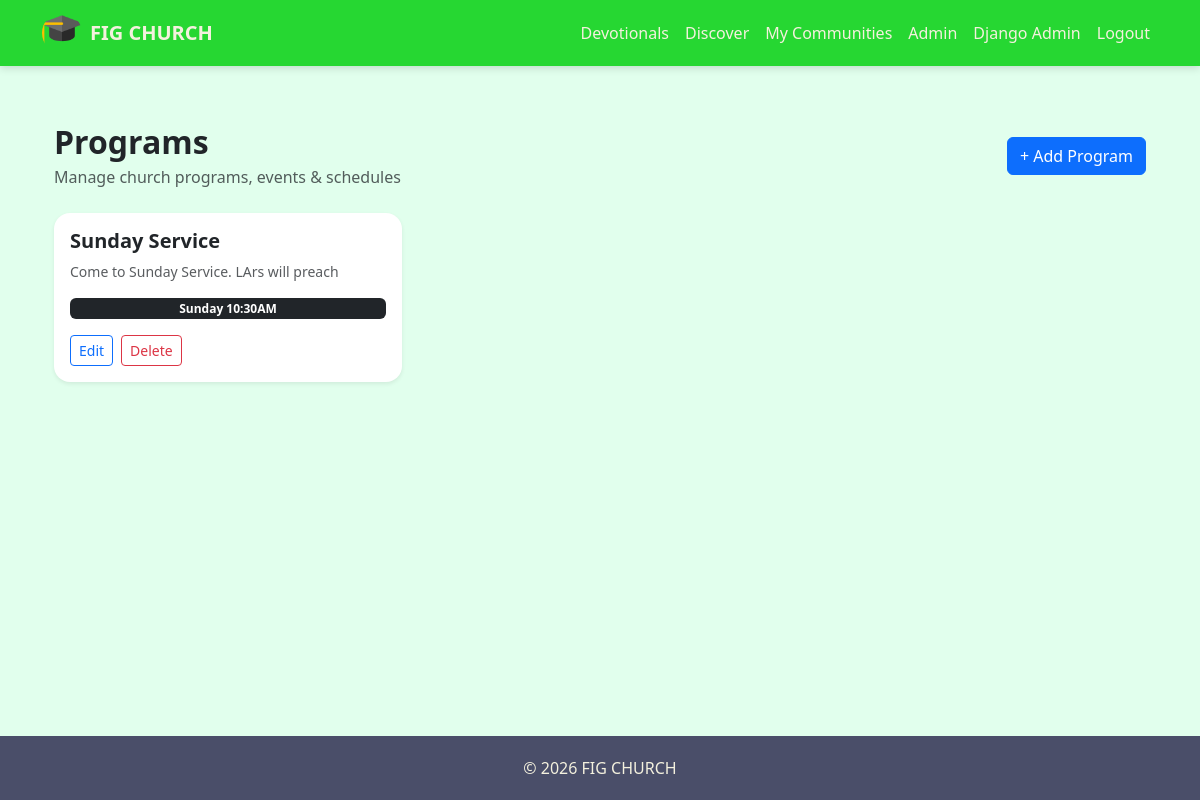
/org/programs/ (signed in), run on the app's committed database.
### accounts/models.py (models this page shows, shortened)
class Organization(models.Model):
    name = models.CharField(max_length=255)
    slug = models.SlugField(
        unique=True,
        blank=True
    )
    join_code = models.CharField(
        max_length=12,
        unique=True,
        blank=True
    )
    display_name = models.CharField(
        max_length=255,
        blank=True,
        null=True
    )
    logo = models.ImageField(
        upload_to="org_logos/",
        blank=True,
        null=True
    )
    primary_color = models.CharField(
        max_length=20,
        blank=True,
        null=True,
        help_text="Hex color like #0d6efd"
    )
    is_active = models.BooleanField(default=False)
    created_at = models.DateTimeField(auto_now_add=True)
    updated_at = models.DateTimeField(auto_now=True)

### content/models.py (models this page shows, shortened)
class Program(models.Model):
    organization = models.ForeignKey(
        "accounts.Organization",
        on_delete=models.CASCADE,
        related_name="programs"
    )
    title = models.CharField(max_length=200)
    description = models.TextField()
    image = models.ImageField(
        upload_to="programs/",
        blank=True,
        null=True,
        validators=[validate_file_size]
    )
    day = models.CharField(max_length=100, blank=True)
    time = models.CharField(max_length=100, blank=True)
    is_active = models.BooleanField(default=True)
    created_at = models.DateTimeField(auto_now_add=True)
    updated_at = models.DateTimeField(auto_now=True)

### org_admin/views.py (the view)
# urls.py: path("programs/", views.program_list, name="program_list"),
@login_required
def program_list(request):
    org = get_admin_org(request)
    if not org:
        return redirect("home")
    programs = Program.objects.filter(
        organization=org
    ).order_by("-created_at")
    return render(request, "org_admin/programs.html", {
        "programs": programs
    })

### accounts/context_processors.py (called while the page is built)
def org_admin_status(request):
    if not request.user.is_authenticated:
        return {"user_is_org_admin": False}
    return {
        "user_is_org_admin": OrganizationMember.objects.filter(
            user=request.user,
            is_admin=True,
            is_active=True
        ).exists()
    }

def active_organization(request):
    if not request.user.is_authenticated:
        return {}
    membership = OrganizationMember.objects.filter(
        user=request.user
    ).select_related("organization").first()
    return {
        "active_organization": membership.organization if membership else None
    }

### engagement/context_processors.py (called while the page is built)
def next_meeting(request):
    if not request.user.is_authenticated:
        return {}
    org = get_admin_org(request)
    if not org:
        return {}
    meeting = Meeting.objects.filter(
        group__organization=org,
        group__members__user=request.user,
        group__members__is_active=True,
        start_time__gte=timezone.now()
    ).select_related("group").order_by("start_time").first()
    return {
        "next_group_meeting": meeting
    }

def user_groups(request):
    if request.user.is_authenticated:
        groups = GroupMember.objects.filter(
            user=request.user,
            is_active=True
        ).select_related("group")
        return {"user_groups": [gm.group for gm in groups]}
    return {}

def pending_invitations(request):
    if not request.user.is_authenticated:
        return {}
    org = get_admin_org(request)
    if not org:
        return {
            "pending_invites": [],
            "pending_invites_count": 0
        }
    invites = GroupInvitation.objects.filter(
        invited_user=request.user,
        accepted=False,
        group__organization=org
    ).select_related("group")
    return {
        "pending_invites": invites,
        "pending_invites_count": invites.count()
    }

### org_admin/utils.py (called while the page is built)
def get_admin_org(request):
    if not request.user.is_authenticated:
        return None
    membership = OrganizationMember.objects.filter(
        user=request.user,
        is_admin=True,
        is_active=True
    ).select_related("organization").first()
    if membership:
        return membership.organization
    return None

### org_admin/templates/org_admin/programs.html (shortened to what this page needs)
{% extends "base.html" %}
{% block content %}
<div class="container py-4">
    <div class="d-flex justify-content-between align-items-center mb-4">
        <div>
            <h2 class="fw-bold mb-1">Programs</h2>
            <p class="text-muted mb-0">Manage church programs, events & schedules</p>
        </div>
        <a href="{% url 'org_admin:program_create' %}" class="btn btn-primary">
            + Add Program
        </a>
    </div>
    <div class="row g-4">
        {% for program in programs %}
        <div class="col-md-6 col-lg-4">
            <div class="card border-0 shadow-sm rounded-4 h-100 overflow-hidden">
                <div class="card-body d-flex flex-column">
                    <h5 class="fw-bold">{{ program.title }}</h5>
                    <p class="text-muted small">
                        {{ program.description|truncatewords:20 }}
                    </p>
                    {% if program.day or program.time %}
                    <span class="badge bg-dark mb-3 w-auto">
                        {{ program.day }} {{ program.time }}
                    </span>
                    {% endif %}
                    <div class="mt-auto d-flex gap-2">
                        <a href="{% url 'org_admin:program_edit' program.id %}"
                           class="btn btn-sm btn-outline-primary">
                            Edit
                        </a>
                        <a href="{% url 'org_admin:program_delete' program.id %}"
                           class="btn btn-sm btn-outline-danger">
                            Delete
                        </a>
                    </div>
                </div>
            </div>
        </div>
        {% endfor %}
    </div>
</div>
{% endblock %}

### templates/base.html (shortened to what this page needs)
{% load static %}
<!DOCTYPE html>
<html lang="en">
<head>
    <link rel="stylesheet"
          href="https://cdn.jsdelivr.net/npm/bootstrap-icons@1.11.3/font/bootstrap-icons.min.css">
    <link rel="stylesheet"
          href="https://cdn.jsdelivr.net/npm/bootstrap@5.3.0/dist/css/bootstrap.min.css">
</head>
<body>
<nav class="navbar navbar-expand-lg fixed-top">
    <div class="container">
        <a class="navbar-brand d-flex align-items-center gap-2"
           href="{% url 'home' %}">
            {% if active_organization and active_organization.logo %}
                <img src="{{ active_organization.logo.url }}"
                     width="40"
                     height="40"
                     class="rounded-circle object-fit-cover"
                     alt="logo">
            {% else %}
                <img src="{% static 'images/figlogo.png' %}"
                     width="40"
                     height="40"
                     class="rounded-circle"
                     alt="logo">
            {% endif %}
            <span>
                {% if active_organization %}
                    {{ active_organization.display_name|default:active_organization.name }}
                {% else %}
                    Way of Faith Global
                {% endif %}
            </span>
        </a>
        <div class="collapse navbar-collapse" id="nav">
            <ul class="navbar-nav ms-auto">
                {% if user.is_authenticated %}
                <li class="nav-item">
                    <a class="nav-link" href="{% url 'devotional_archive' %}">
                        Devotionals
                    </a>
                </li>
                <li class="nav-item">
                    <a class="nav-link" href="{% url 'engagement:group_list' %}">
                        Discover
                    </a>
                </li>
                <li class="nav-item">
                    <a class="nav-link" href="{% url 'engagement:my_groups' %}">
                        My Communities
                    </a>
                </li>
                {% if user_is_org_admin %}
                <li class="nav-item">
                    <a class="nav-link" href="{% url 'org_admin:org_dashboard' %}">
                        Admin
                    </a>
                </li>
                {% endif %}
                {% if user.is_superuser %}
                <li class="nav-item">
                    <a class="nav-link" href="{% url 'admin:index' %}">
                        Django Admin
                    </a>
                </li>
                {% endif %}
                <li class="nav-item">
                    <form method="post" action="{% url 'logout' %}">
                        <button class="btn btn-link nav-link">
                            Logout
                        </button>
                    </form>
                </li>
                {% else %}
                <li class="nav-item">
                    <a class="nav-link" href="{% url 'login' %}">
                        Login
                    </a>
                </li>
                {% endif %}
            </ul>
        </div>
    </div>
</nav>
<main class="container mt-4">
    {% block content %}{% endblock %}
</main>
<footer class="footer">
    &copy; {% now "Y" %}
    {% if active_organization %}
        {{ active_organization.display_name|default:active_organization.name }}
    {% else %}
        Way of Faith Global
    {% endif %}
</footer>
</body>
</html>

### templates/base.html (style rules this page uses)
html, body { height: 100%; }
body { padding-top: 75px; background: #e1ffed; font-family: 'Segoe UI', sans-serif; display: flex; flex-direction: column; min-height: 100vh; }
main { flex: 1; }
.navbar { background: #26d732; box-shadow: 0 2px 8px rgba(0,0,0,.15); }
.navbar-brand span { color: #F4F1DE !important; font-weight: 600; }
.nav-link { color: #F4F1DE !important; }
.footer { background: #4A4E69; color: #F4F1DE; padding: 20px; text-align: center; }

### data on the page
Organization: logo (picture), display_name "FIG CHURCH"
Program: title "Sunday Service", description "Come to Sunday Service. LArs will preach", day "Sunday", time "10:30AM"
